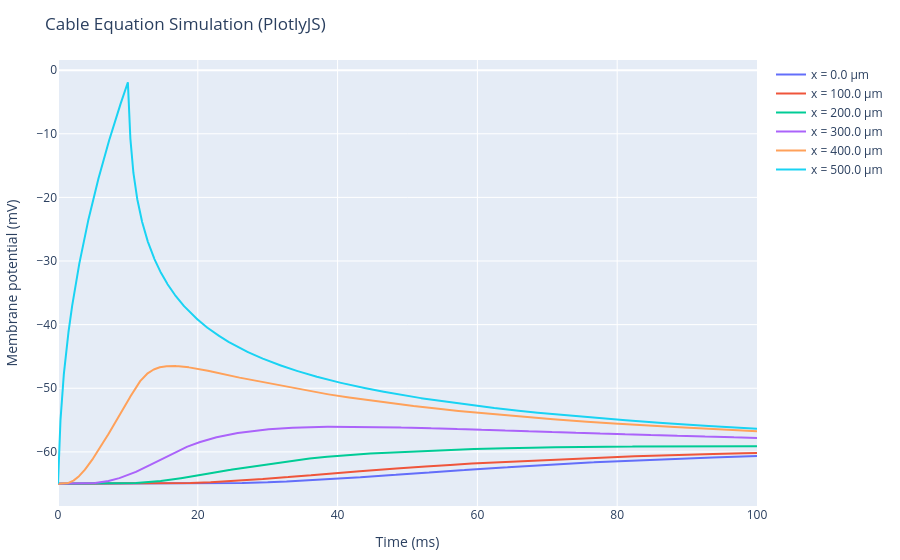

The notebook cell saved with this chart:
### Code cell
# --- Plotting with PlotlyJS (Time as x-axis) ---
traces = PlotlyJS.AbstractTrace[]
for i in 1:5:Int(round(Nx/2)) # Plot every 5th compartment
    trace = PlotlyJS.scatter(;x=t, y=V[i, :], mode="lines", name="x = $(x[i]) µm")
    push!(traces, trace)
end

layout = Layout(
    xaxis_title="Time (ms)",
    yaxis_title="Membrane potential (mV)",
    title="Cable Equation Simulation (PlotlyJS)"
)

plt = PlotlyJS.plot(traces, layout)
display(plt)

### Figure 1 — Plotly figure (JSON) as saved in the notebook; plotly's stock layout.template omitted (floating-point values rounded to 4 significant figures; data arrays with more than 128 entries replaced by an {"elided": "..."} marker saying what was removed)
{"data": [{"mode": "lines", "name": "x = 0.0 µm", "type": "scatter", "x": {"elided": "10001 float values"}, "y": {"elided": "10001 float values"}}, {"mode": "lines", "name": "x = 100.0 µm", "type": "scatter", "x": {"elided": "10001 float values"}, "y": {"elided": "10001 float values"}}, {"mode": "lines", "name": "x = 200.0 µm", "type": "scatter", "x": {"elided": "10001 float values"}, "y": {"elided": "10001 float values"}}, {"mode": "lines", "name": "x = 300.0 µm", "type": "scatter", "x": {"elided": "10001 float values"}, "y": {"elided": "10001 float values"}}, {"mode": "lines", "name": "x = 400.0 µm", "type": "scatter", "x": {"elided": "10001 float values"}, "y": {"elided": "10001 float values"}}, {"mode": "lines", "name": "x = 500.0 µm", "type": "scatter", "x": {"elided": "10001 float values"}, "y": {"elided": "10001 float values"}}], "layout": {"margin": {"b": 50, "l": 50, "r": 50, "t": 60}, "title": "Cable Equation Simulation (PlotlyJS)", "xaxis": {"title": {"text": "Time (ms)"}}, "yaxis": {"title": {"text": "Membrane potential (mV)"}}}}
